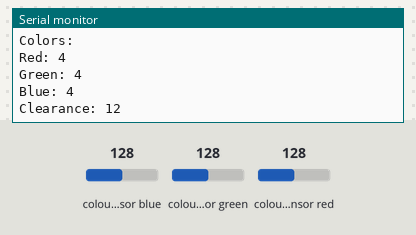
Bench run of a sketch on a simulated ESP32. On the bench: the last lines printed to the serial monitor. Wiring (inferred from the names in the program): TCS34725 colour sensor at I2C address 0x29. Inputs (shaded band) come from the test bench; at power-on: colour sensor blue 128, colour sensor green 128, colour sensor red 128.

Above: at 1.2 s.
1.3 s: colour sensor blue set to 5
At 2.6 s:
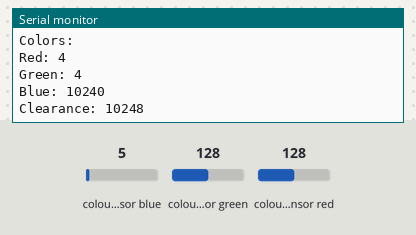
2.8 s: colour sensor green set to 5
At 4.2 s:
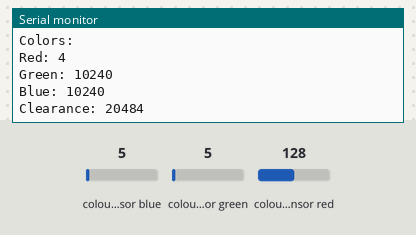
4.3 s: colour sensor red set to 5
At 7.2 s:
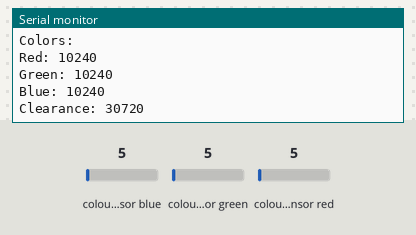
Timing chart, 0 to 8.7 s (numbered marks = the images above; inputs shaded):
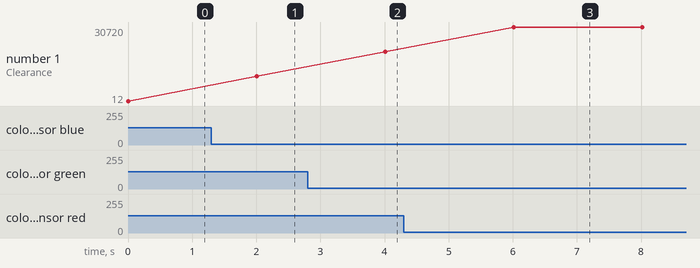

Measured:
- after the input at 1.3 s, the serial monitor: prints a new line after 0.71 s (image 1)
- after the input at 2.8 s, the serial monitor: prints a new line after 1.2 s (image 2)
- after the input at 4.3 s, the serial monitor: prints a new line after 1.7 s (image 3)
- plotted number 1: 12 → 10248 after the input at 1.3 s, 10248 → 20484 after the input at 2.8 s, 20484 → 30720 after the input at 4.3 s

The sketch:

test_Color_Sensor.ino
```cpp
/*
 * Código para probar el funcionamiento de un sensor de colores TCS34725 con el lenguaje de Arduino.
 * El mismo código funciona para ESP32


 *
 */
#include <Wire.h>

#define tcsAddr 0x29    //Dirección I2C del TCS34725
//Direcciones de memoria
#define ENABLE           0x00    /* Power on - Writing 1 activates the internal oscillator, 0 disables it */
#define ATIME            0x01    /* Integration time */
#define CONTROL          0x0F    /* Set the gain level for the sensor */
#define CDATAL           0x14    /* Clear channel data */
#define CDATAH           0x15
#define RDATAL           0x16    /* Red channel data */
#define RDATAH           0x17
#define GDATAL           0x18    /* Green channel data */
#define GDATAH           0x19
#define BDATAL           0x1A    /* Blue channel data */
#define BDATAH           0x1B

//Options
#define ENABLE_PON       0x01    /* Power on - Writing 1 activates the internal oscillator, 0 disables it */
#define ENABLE_AEN       0x02   /* RGBC Enable - Writing 1 actives the ADC, 0 disables it */
#define INTEGRATIONTIME_700MS   0x00
#define GAIN_1X          0x00   /**<  No gain  */
#define GAIN_60X         0x03   /**<  No gain  */
#define CMD_Read_Word    0x20     /* RGBC Interrupt flag clear */


uint16_t red, green, blue, clearance;
//uint8_t H_red, H_green, H_blue;
//uint8_t L_red, L_green, L_blue;

void setup(void){
  Serial.begin(115200);
  Wire.begin();
    //TSC34725 init
  Wire.beginTransmission(tcsAddr);
  Wire.write(ENABLE | 0x80);
  Wire.write(ENABLE_PON);
  Wire.endTransmission();
  delay(3);
  Wire.beginTransmission(tcsAddr);
  Wire.write(ENABLE | 0x80);
  Wire.write(ENABLE_PON | ENABLE_AEN);
  Wire.endTransmission();

  //TSC34725 Set integration time
  Wire.beginTransmission(tcsAddr);
  Wire.write(ATIME | 0x80);
  Wire.write(INTEGRATIONTIME_700MS);
  Wire.endTransmission();

  //TSC34725 Set gain
  Wire.beginTransmission(tcsAddr);
  Wire.write(CONTROL | 0x80);
  Wire.write(GAIN_1X  & 0xFF);
  Wire.endTransmission();


}
void loop(){
  //Leemos clear
  Wire.beginTransmission(tcsAddr);
  Wire.write(CDATAL | 0x80);               //Nos situamos en la dirección donde se empiezan a leer los colores
  Wire.endTransmission();
  Wire.requestFrom(tcsAddr,2);
  while(Wire.available() < 2);
  clearance =  ((Wire.read() & 0xFF)  << 8) | (Wire.read() & 0xFF);
  //leemos red
  Wire.beginTransmission(tcsAddr);
  Wire.write(RDATAL | 0x80);               //Nos situamos en la dirección donde se empiezan a leer los colores
  Wire.endTransmission();
  Wire.requestFrom(tcsAddr,2);
  while(Wire.available() < 2);
  red =  ((Wire.read() & 0xFF)  << 8) | (Wire.read() & 0xFF);

  //leemos green
   Wire.beginTransmission(tcsAddr);
  Wire.write(GDATAL | 0x80);               //Nos situamos en la dirección donde se empiezan a leer los colores
  Wire.endTransmission();
  Wire.requestFrom(tcsAddr,2);
  while(Wire.available() < 2);
  green = ((Wire.read() & 0xFF)  << 8) | (Wire.read() & 0xFF);

  //leemos blue
  Wire.beginTransmission(tcsAddr);
  Wire.write(BDATAL | 0x80);               //Nos situamos en la dirección donde se empiezan a leer los colores
  Wire.endTransmission();
  Wire.requestFrom(tcsAddr,2);
  while(Wire.available() < 2);
  blue =  ((Wire.read() & 0xFF)  << 8) | (Wire.read() & 0xFF);


  Serial.println("Colors:");
  Serial.print("Red: ");
  Serial.println(red);
  Serial.print("Green: ");
  Serial.println(green);
  Serial.print("Blue: ");
  Serial.println(blue);
  Serial.print("Clearance: ");
  Serial.println(clearance);
/*
  H_red = Wire.read();
  L_red = Wire.read();
  H_green = Wire.read();
  L_green = Wire.read();
  H_blue = Wire.read();
  L_green = Wire.read();


  Serial.println("Colors:");
  Serial.print("Red: ");
  Serial.println(H_red);
  Serial.print("Green: ");
  Serial.println(H_green);
  Serial.print("Blue: ");
  Serial.println(H_blue);
*/
  delay(2000);

}
```
